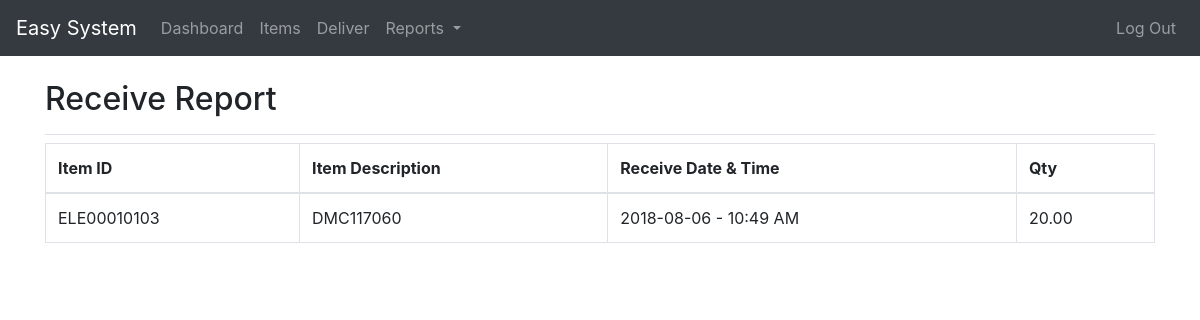
/receiveReport.php (signed in), run on the app's committed database.
### tables this page shows
CREATE TABLE `item_received` (
  `receiveID` int(10) NOT NULL,
  `itemID` varchar(20) NOT NULL,
  `dateTime` datetime DEFAULT CURRENT_TIMESTAMP,
  `qty` decimal(10,2) NOT NULL
);

CREATE TABLE `item_stock` (
  `itemID` varchar(20) NOT NULL,
  `itemDes` varchar(200) DEFAULT NULL,
  `stockingUM` varchar(20) DEFAULT NULL,
  `partNum` varchar(20) DEFAULT NULL,
  `qty` decimal(10,2) NOT NULL
);

### receiveReport.php (the view, shortened to what this page needs)
<!DOCTYPE html>
<html lang="en" dir="ltr">
<head>
  <link rel="stylesheet" href="./res/css/bootstrap.min.css">
  <link rel="stylesheet" type="text/css" href="https://cdn.datatables.net/v/bs4/jszip-2.5.0/dt-1.10.18/b-1.5.2/b-flash-1.5.2/b-html5-1.5.2/b-print-1.5.2/r-2.2.2/datatables.min.css"/>
</head>
<body>
  <?php
  require_once './res/content/navBar.php';
  ?>
  <div class="container">
    <div class="row">
      <div class="col-md-12">
        <div class="pb-2 mt-4 mb-2 border-bottom">
          <h2>Receive Report</h2>
        </div>
      </div>
    </div>
    <div class="row">
      <div class="col-md-12">
        <table class="table table-bordered">
          <thead>
            <tr>
              <th>Item ID</th>
              <th>Item Description</th>
              <th>Receive Date & Time</th>
              <th>Qty</th>
            </tr>
          </thead>
          <tbody>
            <?php
            require_once("./setup/config.php");
            $result=mysqli_query($link,"SELECT stock.itemID, stock.itemDes, r.dateTime, r.qty FROM item_stock stock, item_received r WHERE r.itemID = stock.itemID");
            while ($row=mysqli_fetch_array($result)) {
              echo '<tr>';
              echo '<td>' . $row['itemID'] . '</td>';
              echo '<td>' . $row['itemDes'] . '</td>';
              $dateTime= new DateTime($row['dateTime']);
              $dateTime->setTimezone(new DateTimeZone('Asia/Colombo'));
              $lkDateTime =  $dateTime->format('Y-m-d - g:i A');
              echo '<td>' . $lkDateTime . '</td>';
              echo '<td>' . $row['qty'] . '</td>';
              echo '</tr>';
            }
            ?>
          </tbody>
        </table>
      </div>
    </div>
  </div>
</body>
</html>

### data on the page
item_received: itemID.itemID "ELE00010103", itemID.itemDes "DMC117060", dateTime "2018-08-06 - 10:49 AM", qty "20.00"
